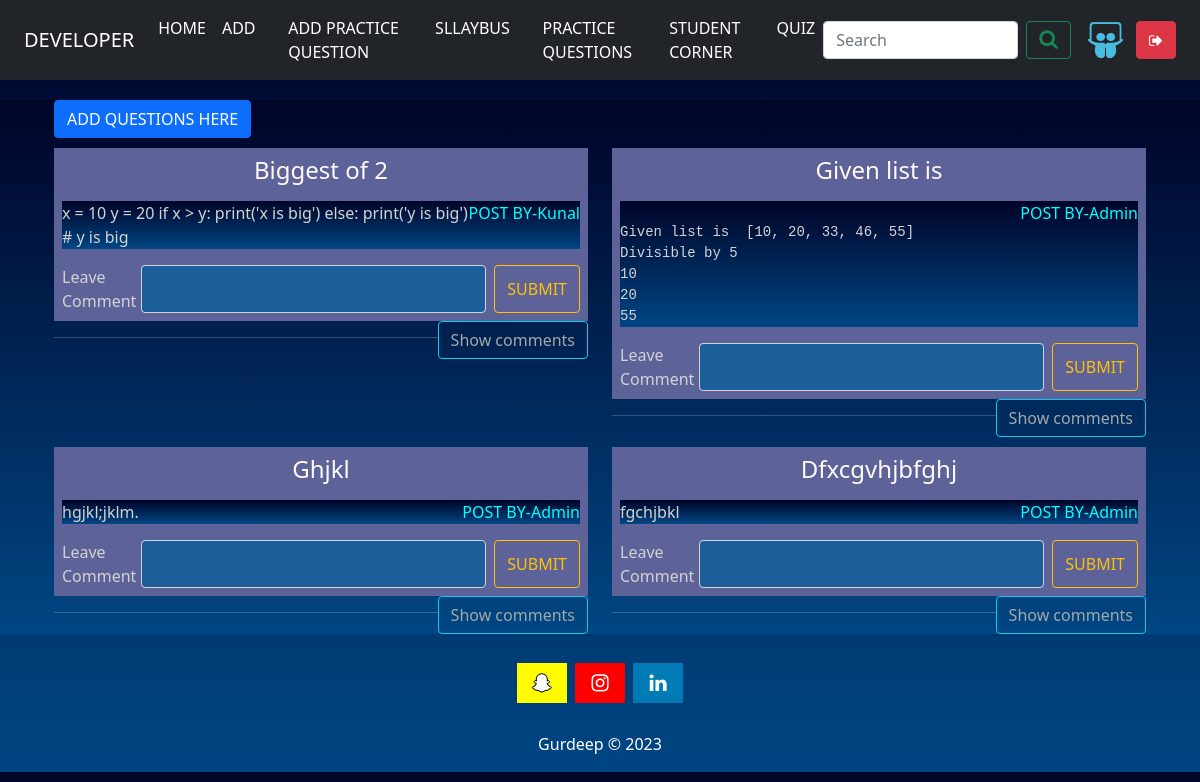
The app's page /s/stushow (signed in) with its own data.
### student_app/models.py (models this page shows, shortened)
class student_question(models.Model):
    permission = models.BooleanField(default=False)
    question = models.CharField(max_length=255)
    Program = RichTextField(blank=True, null=True)
    upload_by = models.CharField(max_length=255)

### student_app/views.py (the view)
# urls.py: path('stushow', views.stushow, name='stushow'),
def stushow(request):
    data = student_question.objects.all()
    return render(request, 'student_show.html', {'data': data})

### templates/student_show.html (shortened to what this page needs)
{% extends 'base.html' %}
{% block content %}
<div class="container-fluid wordpressFunctionAP">
    <div class="container">
        <a href="{% url 'stuadd' %}" class="btn btn-primary">ADD QUESTIONS HERE </a>
        <div class="row">
            {% for i in data %}
            {% if i.permission %}
            <div class="col-md-6 le ft">
                <div class="all">
                    <h4 style="color: rgb(255, 249, 249);" class="text-center">{{i.question|capfirst}}</h4>
                    <div class="topic">
                        <p style="float: right;color: aqua;">POST BY-{{i.upload_by|capfirst}}</p>
                        <p>{{i.Program|safe|linebreaks}}</p>
                    </div>
                    <form class="d-flex" method="post" action="/s/comment">
                        Leave Comment
                        <input class="form-control me-2" style="background-color: #1b5e99; color: aliceblue;"
                            type="text" name="comment">
                        <button class="btn btn-outline-warning" type="submit">SUBMIT</button>
                    </form>
                </div>
                <a class="btn btn-outline-info" href="{% url 'comment_show' i.id  %}"
                    style="color: rgb(163, 168, 168); float: right;">Show comments</a>
                <hr>
            </div>
            {% endif %}
            {% endfor %}
        </div>
    </div>
</div>
{% endblock %}

### templates/base.html (style rules this page uses)
body { background: linear-gradient(to bottom, #000428, #004683); color: white; }

### templates/student_show.html (style rules this page uses)
.container-fluid.wordpressFunctionAP { margin-top: 20px; background: linear-gradient(to bottom, #000428, #004683); color: lightgrey; }
.all { margin-top: 10px; padding: 8px; background-color: rgb(93, 99, 153); }
.topic { background: linear-gradient(to bottom, #000428, #004683); }

### records on screen
student_question: question "Biggest of 2", upload_by "Kunal", Program "x = 10 y = 20 if x > y: print('x is big') else: print('y is big') # y is big"
student_question: question "Given list is", upload_by "Admin", Program "Given list is [10, 20, 33, 46, 55] Divisible by 5 10 20 55"
student_question: question "Ghjkl", upload_by "Admin", Program "hgjkl;jklm."
student_question: question "Dfxcgvhjbfghj", upload_by "Admin", Program "fgchjbkl"
